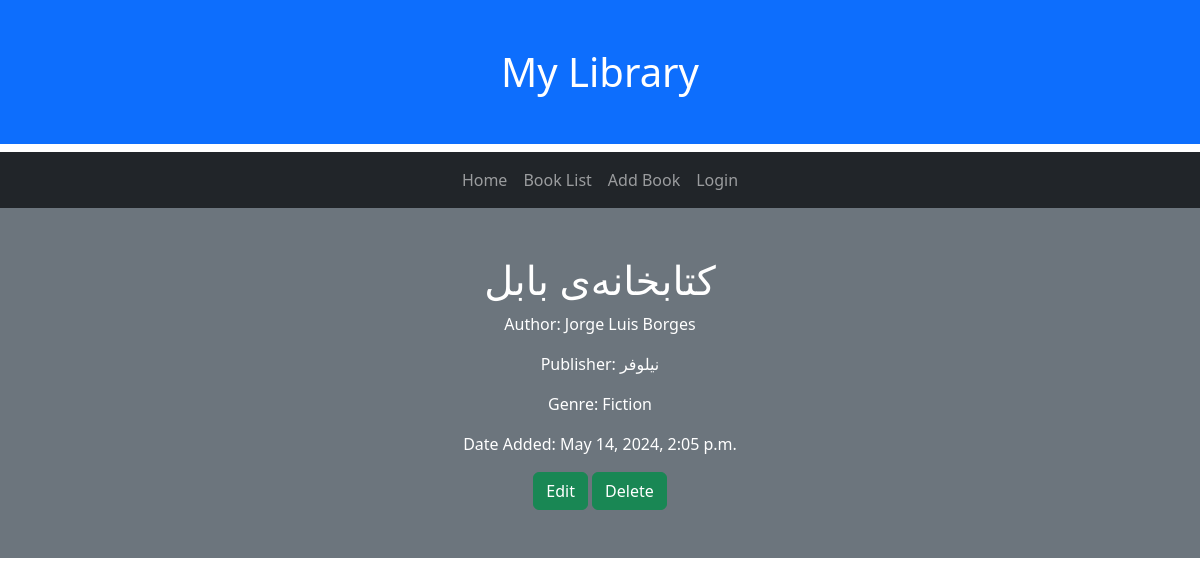
/1/, run on the app's committed database.
### library/models.py (models this page shows, shortened)
class Book(models.Model):
    title = models.CharField(max_length=100)
    author_name = models.CharField('Author Name',max_length=50, null = True, blank=True)
    author_surname = models.CharField('Author Surname',max_length=50)
    publisher = models.CharField(max_length=50, null=True, blank=True)
    genre = models.CharField(
        max_length = 20,
        choices = GENRE_CHOICES,
        default = 'Literature'
    )
    created = models.DateTimeField(auto_now_add=True)
    borrowed = models.BooleanField(default=False)
    class Meta:
        ordering = ['title']

### library/views.py (the view)
# urls.py: path('<int:pk>/', views.DetailView.as_view(), name = 'detail'),
class DetailView(generic.DetailView):
    model = Book
    template_name = "library/details.html"

### library/templates/library/details.html (shortened to what this page needs)
{% extends "library/master.html" %}
{% block content %}
<div class="container-fluid text-center p-5 text-bg-secondary">
    <h1>{{object.title}}</h1>
{% if book.author_name == null %}
    <p>Author: {{object.author_surname}}</p>
{% else %}
    <p>Author: {{object.author_name}} {{book.author_surname}}</p>
{% endif %}
<p> Publisher: {{object.publisher}}</p>
<p>Genre: {{ object.genre }}</p>
<p>Date Added: {{ object.created }}</p>
<a class="btn btn-success" href = "{% url 'library:EditPage' object.id %}" role="button">Edit</a>
<a class="btn btn-success" href = "{% url 'library:DeletePage' object.id %}" role="button">Delete</a>
</div>
{% endblock %}

### data on the page
Book: title "کتابخانه‌ی بابل", author_name "Jorge Luis", author_surname "Borges", publisher "نیلوفر", genre "Fiction", created "May 14, 2024, 2:05 p.m."
